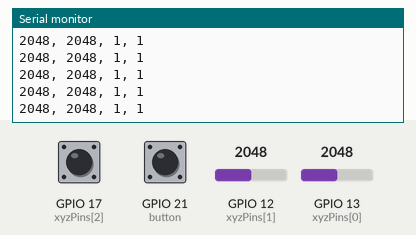
A sketch run on a simulated ESP32. On the bench: the last lines printed to the serial monitor. The inputs (shaded band) are chosen by the test bench; at power-on: GPIO 12 (xyzPins[1]) = 2048, GPIO 13 (xyzPins[0]) = 2048, GPIO 17 (xyzPins[2]) HIGH, GPIO 21 (button) HIGH.

Above: at 1.2 s.
1.3 s: GPIO 12 (xyzPins[1]) set to 2866
At 1.31 s:
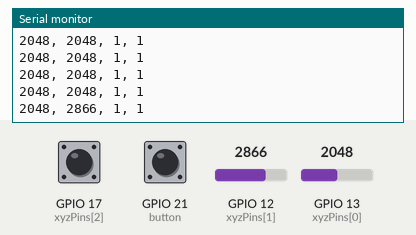
2.8 s: GPIO 13 (xyzPins[0]) set to 2866
At 2.82 s:
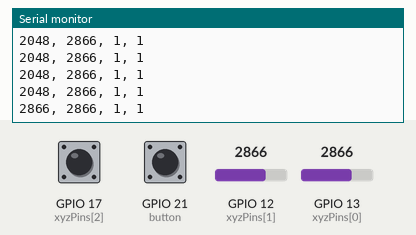
4.3 s: GPIO 17 (xyzPins[2]) pulled LOW for 0.15 s
At 4.32 s:
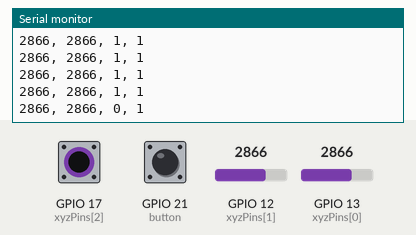
5.9 s: GPIO 21 (button) pulled LOW for 0.15 s
At 6.13 s:
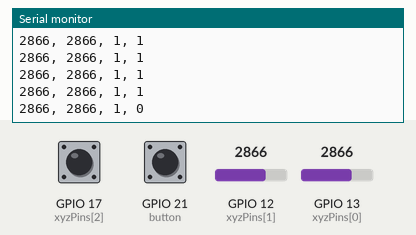
7.5 s: GPIO 12 (xyzPins[1]) set to 3603
At 7.53 s:
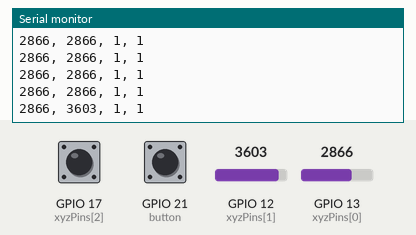
9.0 s: GPIO 17 (xyzPins[2]) pulled LOW for 1 s
At 9.04 s:
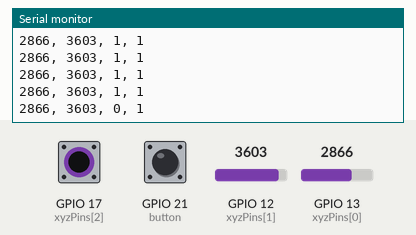
Timing chart, 0 to 12.0 s (numbered marks = the images above; inputs shaded):
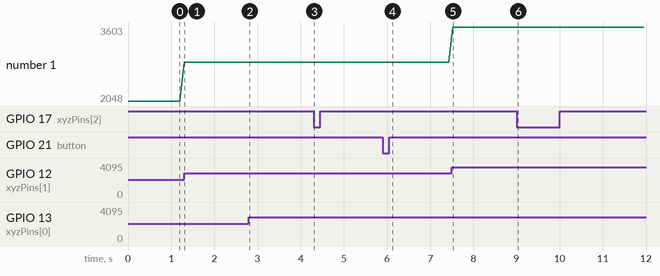

Measured:
- after the input at 1.3 s, the serial monitor: prints a new line at once (image 1)
- after the input at 2.8 s, the serial monitor: prints a new line at once (image 2)
- after the input at 4.3 s, the serial monitor: prints a new line at once (image 3)
- after the input at 5.9 s, the serial monitor: prints a new line after 0.22 s (image 4)
- after the input at 7.5 s, the serial monitor: prints a new line at once (image 5)
- after the input at 9.0 s, the serial monitor: prints a new line at once (image 6)
- plotted number 1: 2048 → 2866 after the input at 1.3 s, 2866 → 3603 after the input at 7.5 s

The sketch:

snowfall.ino
```cpp
int xyzPins[] = {13, 12, 17};  //x,y,z pins
int b = 1;
int lastState = HIGH; // the previous state from the input pin
int currentState;

void setup() {
  Serial.begin(9600);
  pinMode(xyzPins[2], INPUT_PULLUP);  //z axis is a button.
  pinMode(21, INPUT_PULLUP);  //button.
}
void loop() {
  int xVal = analogRead(xyzPins[0]);
  int yVal = analogRead(xyzPins[1]);
  int zVal = digitalRead(xyzPins[2]);
  currentState = digitalRead(21);

  if(lastState == LOW && currentState == HIGH){
    // Serial.println("The state changed from LOW to HIGH");
    b = 0;
  }
  lastState = currentState;
  // Serial.print(buttonVal);
  Serial.printf("%d, %d, %d, %d", xVal, yVal, zVal, b);
  b = 1;
  Serial.print('\n');
  delay(100);
}
```
